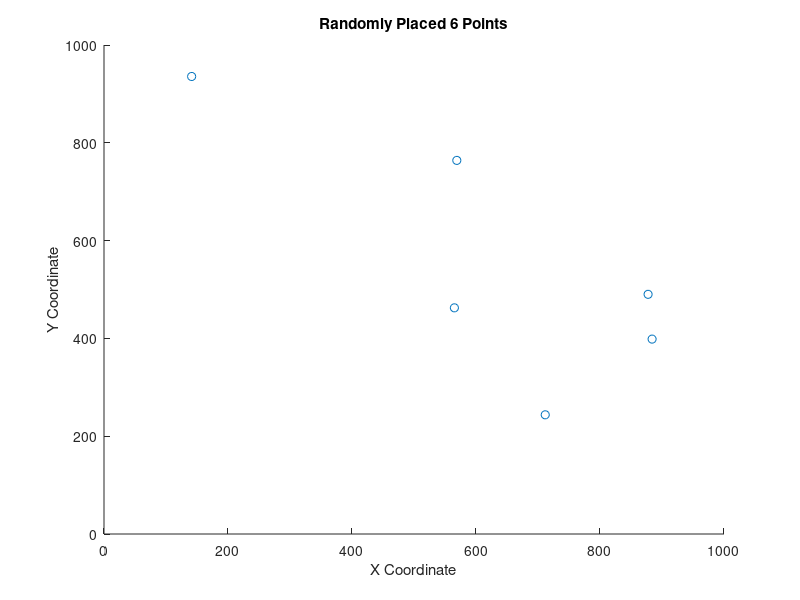
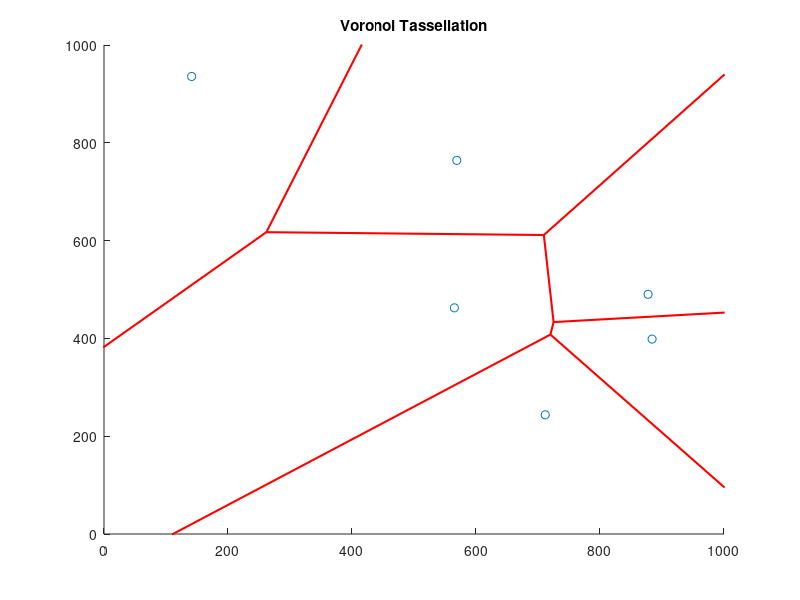

MATLAB code for these plots, in order: (Note: this script raises an error after producing the figures.)
clear all;
close all;
clc;

% Define the number of points and grid dimensions
numPoints = 6;      % Set the number of points you want to generate
dimgrid = [1000 1000];   % Define the height of the grid
kp = 20;

points = zeros(numPoints,2);

% Generate random positions for each point
x = rand(numPoints, 1) * dimgrid(1);  % Random x coordinates
y = rand(numPoints, 1) * dimgrid(2);  % Random y coordinates

points = [x,y];

% Plot the points on a figure
figure(1);
scatter(points(:,1),points(:,2));
axis([0 dimgrid(1) 0 dimgrid(2)]); 
xlabel('X Coordinate');
ylabel('Y Coordinate');
title(sprintf('Randomly Placed %d Points', numPoints));

% Compute and plot Voronoi tessellation
[vx, vy] = voronoi(points(:,1), points(:,2));

figure(2);
hold on;
plot(vx, vy, 'r-', 'LineWidth', 1.5);
axis([0 dimgrid(1) 0 dimgrid(2)]); 
scatter(points(:,1),points(:,2));
title('Voronoi Tassellation');

%% Compute Voronoi tessellation using voronoin
[areas,centroids,vel] = voronoi_function(dimgrid,points,kp);

% Display the areas and centroids
sum_areas = sum(areas);
for i = 1:length(areas)
    fprintf('areas%d: %f\n',i,areas(i));
end
disp(sum_areas)
for i = 1:length(areas)
    fprintf('centroids coordinates %d: [%f,%f]\n',i,centroids(i,1),centroids(i,2));
end
disp(sum_areas)

%% Uncertainty
% GPS
ProbGPS = 0.8 + (0.95 - 0.8) * rand(numPoints, 1);
sigma_gps = 2 + (5 - 2) * rand(numPoints, 1);

% Control input
sigma_u = 0.5 + (2 - 0.5) * rand(numPoints, 1);

% Radar Noise
sigma_radar = 0.5 + (2 - 0.5) * rand(numPoints, 1);

%% Initialization Kalman Filter
nx_Est = zeros(numPoints, 2);
P = 100 * ones(2, 2, numPoints);
for i = 1:numPoints
    nx_Est(i,:) = [points(i,1), points(i,2)];
    P(:,:,i) = 100 * eye(2);
end

%% Consensus Param
numIterations = 10; % Numero di iterazioni per il consenso
alpha = 0.5; % Fattore di aggiornamento per il consenso

%% Simulation 

dt = 0.01;
T_sim = 50;

trajectories = zeros(numPoints,2,T_sim);
trajectories_Est = zeros(numPoints,2,T_sim);  % Preallocate trajectories_Est array
trajectories_GPS = zeros(numPoints,2,T_sim);  % Preallocate trajectories_GPS array
trajectories_consensus = zeros(numPoints,2,T_sim);  % Preallocate trajectories_consensus array  

nx = points;
trajectories(:,:,1) = nx;
trajectories_Est(:,:,1) = nx_Est;
trajectories_GPS(:,:,1) = nx;
trajectories_consensus(:,:,1) = nx_Est;

% Creazione di una matrice di connessione (ogni drone comunica con i vicini diretti)
adjacency_matrix = ones(numPoints, numPoints) - eye(numPoints); % Tutti connessi (puoi personalizzare)

% Prepare figure for simulation
figure(3);
colors = lines(numPoints);
hold on;
axis([0 dimgrid(1) 0 dimgrid(2)]);
xlabel('X Coordinate');
ylabel('Y Coordinate');
title('Lloyd Simulation');

for t = 2:T_sim
    % Compute Voronoi tessellation and centroids
    [areas, centroids, vel] = voronoi_function(dimgrid, nx, kp);

    % Update positions using 2D velocity vectors
    nx = nx + vel * dt;
    % Save the updated positions into the trajectories array
    trajectories(:, :, t) = nx;

    % Kalman Filter
    for i = 1:numPoints
        GPS = nx(i, :)' + randn(2, 1) * sigma_gps(i);
        u_bar = vel(i, :)' + randn(2, 1) * sigma_u(i);
        [nx_Est(i,:), P(:,:,i)] = kalman_planes_function(nx_Est(i,:)', P(:,:,i), u_bar, sigma_u(i), sigma_gps(i), GPS, ProbGPS(i), dt);

        trajectories_GPS(i, :, t) = GPS';
        trajectories_U(i, :, t) = (nx(i, :)' + u_bar * dt)';
    end
    trajectories_Est(:,:,t) = nx_Est;

    %% Consensus Algorithm
    % Compute Distance Matrix with noise
    D = pdist2(nx_Est,nx_Est) + randn(numPoints,numPoints) * sigma_radar;
    % Compute Consensus Algorithm
    [nx_Est, P] = consensus_algorithm_function_try(nx_Est, P, adjacency_matrix, alpha);

    % Save consensus trajectories
    trajectories_consensus(:,:,t) = nx_Est;

    % Clear the figure and replot everything using arrays of points
    clf; hold on;
    for i = 1:numPoints
        % Extract the trajectory so far (squeeze the slice into a 2D array)
        traj = squeeze(trajectories(i, :, 1:t));
        plot(traj(1, :), traj(2, :), '-', 'Color', colors(i,:), 'LineWidth', 1.5);
        % Plot the current drone position as a marker
        plot(nx(i, 1), nx(i, 2), 'o', 'Color', colors(i,:), 'MarkerSize', 8, 'MarkerFaceColor', colors(i,:));
    end
    
    drawnow;  % Force MATLAB to update the figure
    % Optionally add a pause (e.g., pause(0.01)) to slow down the simulation for visualization
end

% Plot the estimated trajectories vs Real
figure(4);
hold on;
for i = 1:numPoints
    % Extract the real and estimated trajectories
    real_traj = squeeze(trajectories(i, :, :));
    est_traj = squeeze(trajectories_Est(i, :, :));
    
    % Plot the estimated trajectory
    plot(est_traj(1, :), est_traj(2, :), '--', 'Color', colors(i,:), 'LineWidth', 2);
    
    % Plot the real trajectory
    plot(real_traj(1, :), real_traj(2, :), '-', 'Color', colors(i,:), 'LineWidth', 1.5);
    
    % Plot the consensus trajectory
    plot(squeeze(trajectories_consensus(i,1,:)), squeeze(trajectories_consensus(i,2,:)), '-.', 'Color', colors(i,:), 'LineWidth', 1);
end
xlabel('X Coordinate');
ylabel('Y Coordinate');
title('Estimated vs Real Trajectories');
legend('Real Trajectory', 'Estimated Trajectory','Consensus Trajectory');

% Real And Stimated Trajectories
% Plot the X coordinates in one figure
figure(5);
hold on;
for i = 1:numPoints
    subplot( 1 ,numPoints, i);
    plot(squeeze(trajectories_Est(i,1,:)), 'r', 'LineWidth', 1.5);
    hold on;
    plot(squeeze(trajectories(i,1,:)), 'b', 'LineWidth', 1.5);
    plot(squeeze(trajectories_GPS(i,1,:)), 'g', 'LineWidth', 1.5);
    plot(squeeze(trajectories_consensus(i,1,:)), '--m', 'LineWidth', 1.5);
    xlabel('Time');
    ylabel(sprintf('X Coordinate (Point %d)', i));
    title(sprintf('Trajectories Point %d', i));
    legend('Estimated', 'Real', 'GPS', 'Consensus');
end

% Plot the Y coordinates in another figure
figure(6);
hold on;
for i = 1:numPoints
    subplot(1 ,numPoints, i);
    plot(squeeze(trajectories_Est(i,2,:)), 'r', 'LineWidth', 1.5);
    hold on;
    plot(squeeze(trajectories(i,2,:)), 'b', 'LineWidth', 1.5);
    plot(squeeze(trajectories_GPS(i,2,:)), 'g', 'LineWidth', 1.5);
    plot(squeeze(trajectories_consensus(i,2,:)), '--m', 'LineWidth', 1.5);
    xlabel('Time');
    ylabel(sprintf('Y Coordinate (Point %d)', i));
    title(sprintf('Trajectories Point %d', i));
    legend('Estimated', 'Real', 'GPS', 'Consensus');    
end